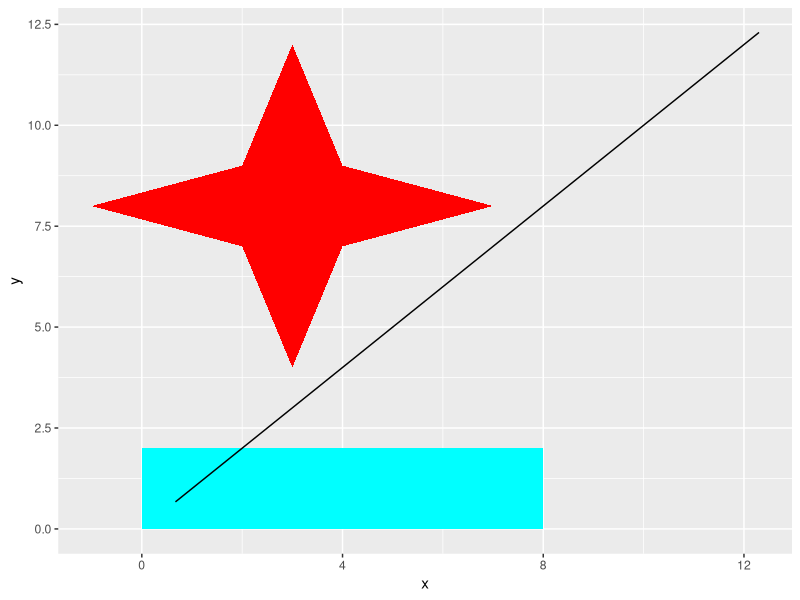

Here is the R script that generated this plot: (Note: this script raises an error after producing the figure.)
## ---- chunk 1
#| include: false
knitr::opts_chunk$set(dev = "ragg_png")
## ---- chunk 2
library(ggplot2)
rectangle <- data.frame(
  x = c(0, 8, 8, 0),
  y = c(0, 0, 2, 2)
)
line <- data.frame(
  x = c(0.67,12.3),
  y = c(0.67,12.3)
)
star <- data.frame(
  x = c(3, 4, 7, 4, 3, 2, -1, 2),
  y = c(3, 6, 7, 8, 11, 8, 7, 6) + 1
)

ggplot() +
  geom_polygon(aes(x, y), fill = "cyan",
            data = rectangle) +
  geom_line(aes(x, y), data = line) +
  geom_polygon(aes(x, y), fill = "red",
               data = star)
## ---- chunk 3
#| echo: false
#| warning: false
#| fig-cap: "The three coordinate systems available in ggplot2"
#| fig-width: 7
#| fig-height: 3.5
#| fig-dpi: 200
#| label: "fig-patch-coordinate-systems"
library(ggplot2)
library(patchwork)
library(maps)

title_size <- theme(
  title = element_text(size = 10)
)

pie <- mtcars |>
  ggplot(aes(x = factor(1), fill = factor(cyl))) +
  geom_bar(width = 1) +
  coord_polar(theta = "y") +
  ggtitle('Polar coordinates') +
  theme(
    legend.position = "none"
  ) +
  title_size

nzmap <- maps::map("nz", plot = FALSE)
nzmap <- ggplot(nzmap, aes(x = long, y = lat, group = group)) +
  geom_polygon(fill = "white", colour = "black") +
  coord_map(
    "azequalarea",
    orientation = c(-36.92, 174.6, 0)
  ) +
  ggtitle('Map coordinates') +
  title_size


p <- ggplot(mtcars, aes(disp, wt)) +
  geom_point() +
  lims(x = c(0,420), y = c(0, 5)) +
  ggtitle('Cartesian coordinates') +
  title_size


p + nzmap + pie
## ---- chunk 4
df <- data.frame(
  x = c(9, 10.5, 9.25, 10.75, 9.5, 11),
  y = c(9, 10.5, 9.5, 11, 10, 11.5),
  id = factor(c(1, 1, 2, 2, 3, 3))
)

ggplot(df) +
  geom_line(aes(x, y, group = id))
## ---- chunk 5
ggplot(df) +
  geom_line(aes(x, y, group = id)) +
  lims(x = c(9.15, 11.15),
       y = c(9.15, 11.15))
## ---- chunk 6
ggplot(df) +
  geom_line(aes(x, y, group = id)) +
  coord_cartesian(
    xlim = c(9.15, 11.15),
    ylim = c(9.15, 11.15)
  )
## ---- chunk 7
nzmap <- maps::map("nz", plot = FALSE)
nzmap |>
  ggplot(aes(x = long, y = lat, group = group)) +
  geom_polygon(fill = "white", colour = "black") +
  coord_map(
    "azequalarea",
    orientation = c(-36.92, 174.6, 0)
  )
## ---- chunk 8
df <- data.frame(
  angle = c(0, pi/2),
  radius = c(5, 5)
)

ggplot(df) +
  geom_line(aes(angle, radius)) +
  coord_polar()
## ---- chunk 9
pi
## ---- chunk 10
in_degrees <- seq(-360, 360, by = 90)
in_radians <- (in_degrees / 360) * (2 * pi)
round(in_radians, 2)
## ---- chunk 11
# A function to convert degrees into radians
deg2rad <- function(deg){
  return(deg * pi / 180)
}
# A function to convert radians into degrees
rad2deg <- function(rad){
  return(rad * 180/ pi)
}
## ---- chunk 12
x <- 5 * cos(deg2rad( c(35, 68) ))
y <- 5 * sin(deg2rad( c(35, 68) ))
print(x)
print(y)
## ---- chunk 13
#| echo: false
#| warning: false
#| fig-cap: "Calculating coordinates in the circumference of a circle"
#| fig-width: 7.5
#| fig-height: 7
#| fig-dpi: 200
#| label: "fig-circle-coordinates"

library(tidyverse)

# A function to convert degrees into radians
deg2rad <- function(deg){
  return(deg * pi / 180)
}

xr <- function(r, a){
  return(r * cos(a))
}

yr <- function(r, a){
  return(r * sin(a))
}


df <- tibble(
  x = xr(5, deg2rad(c(35, 68))),
  y = yr(5, deg2rad(c(35, 68))),
)

canvas <- ggplot() +
  theme_minimal() +
  lims(y = c(-1, 5), x = c(-1, 5)) +
  geom_vline(aes(xintercept = 0), color = "#222222") +
  geom_hline(aes(yintercept = 0), color = "#222222")

main_circle <- tibble(
  x = xr(5, deg2rad(seq(0, 90, by = 1))),
  y = yr(5, deg2rad(seq(0, 90, by = 1)))
)


circle1 <- tibble(
  x = xr(1, deg2rad(seq(0, 68, by = 1))),
  y = yr(1, deg2rad(seq(0, 68, by = 1)))
)

circle2 <- tibble(
  x = xr(1.6, deg2rad(seq(0, 35, by = 1))),
  y = yr(1.6, deg2rad(seq(0, 35, by = 1)))
)


annos <- tibble(
  x = c(1.5, 3, 0.85, 2, 4.10, 2.5),
  y = c(2.8, 1.75, 1.25, 0.75, 3.1, 4.64),
  a = c(58, 28, 58, 26, 0, 0),
  c = c("black", "black", "#804016", "#102e0e", "black", "black"),
  t = c("Length 5", "Length 5", "Angle of\n68 degrees", "Angle of\n35 degrees",
        "(4.10, 2.87)", "(1.87, 4.64)")
)




canvas +
  geom_path(
    aes(x, y),
    data = main_circle,
    color = "#fcb6b6"
  ) +
  geom_point(
    aes(x, y),
    data = df,
    size = 2
  ) +
  geom_segment(
    aes(x = 0, y = 0, xend = x, yend = y),
    data = df,
    size = 1.5
  ) +
  geom_path(
    aes(x, y),
    data = circle1,
    color = "#804016"
  ) +
  geom_path(
    aes(x, y),
    data = circle2,
    color = "#102e0e"
  ) +
  geom_text(
    aes(x, y, label = t, angle = a, colour = c),
    data = annos,
    size = 14/.pt,
    family = "Inconsolata"
  ) +
  scale_color_identity()

## ---- chunk 14
x <- round(5 * cos(pi/2), 5)
y <- round(5 * sin(pi/2), 5)
glue::glue("x: {x}, y: {y}")
## ---- chunk 15
#| fig-width: 3.5
#| fig-height: 3.5
angles <- seq(0, 360, by = 10)
angles <- deg2rad(angles)
circle <- data.frame(
  x = 5 * cos(angles),
  y = 5 * sin(angles)
)

ggplot(circle) + geom_point(aes(x, y))
